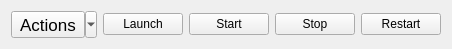
<?xml version="1.0" encoding="UTF-8"?>
<ui version="4.0">
 <class>Form</class>
 <widget class="QWidget" name="Form">
  <property name="geometry">
   <rect>
    <x>0</x>
    <y>0</y>
    <width>436</width>
    <height>42</height>
   </rect>
  </property>
  <property name="windowTitle">
   <string>Form</string>
  </property>
  <layout class="QGridLayout" name="gridLayout_1">
   <item row="0" column="4">
    <widget class="QPushButton" name="btnRestart">
     <property name="text">
      <string>Restart</string>
     </property>
    </widget>
   </item>
   <item row="0" column="2">
    <widget class="QPushButton" name="btnStart">
     <property name="text">
      <string>Start</string>
     </property>
    </widget>
   </item>
   <item row="0" column="1">
    <widget class="QPushButton" name="btnLaunch">
     <property name="text">
      <string>Launch</string>
     </property>
    </widget>
   </item>
   <item row="0" column="0">
    <widget class="QToolButton" name="toolButton">
     <property name="font">
      <font>
       <pointsize>13</pointsize>
      </font>
     </property>
     <property name="text">
      <string>Actions</string>
     </property>
     <property name="popupMode">
      <enum>QToolButton::MenuButtonPopup</enum>
     </property>
     <property name="toolButtonStyle">
      <enum>Qt::ToolButtonTextOnly</enum>
     </property>
    </widget>
   </item>
   <item row="0" column="3">
    <widget class="QPushButton" name="btnStop">
     <property name="text">
      <string>Stop</string>
     </property>
    </widget>
   </item>
   <item row="0" column="5">
    <spacer name="horizontalSpacer">
     <property name="orientation">
      <enum>Qt::Horizontal</enum>
     </property>
     <property name="sizeHint" stdset="0">
      <size>
       <width>40</width>
       <height>20</height>
      </size>
     </property>
    </spacer>
   </item>
  </layout>
  <action name="actionNetworking">
   <property name="text">
    <string>Networking</string>
   </property>
  </action>
  <action name="actionDisassiciate_Elastic_IP">
   <property name="text">
    <string>Disassociate Elastic IP</string>
   </property>
  </action>
 </widget>
 <resources/>
 <connections/>
</ui>
